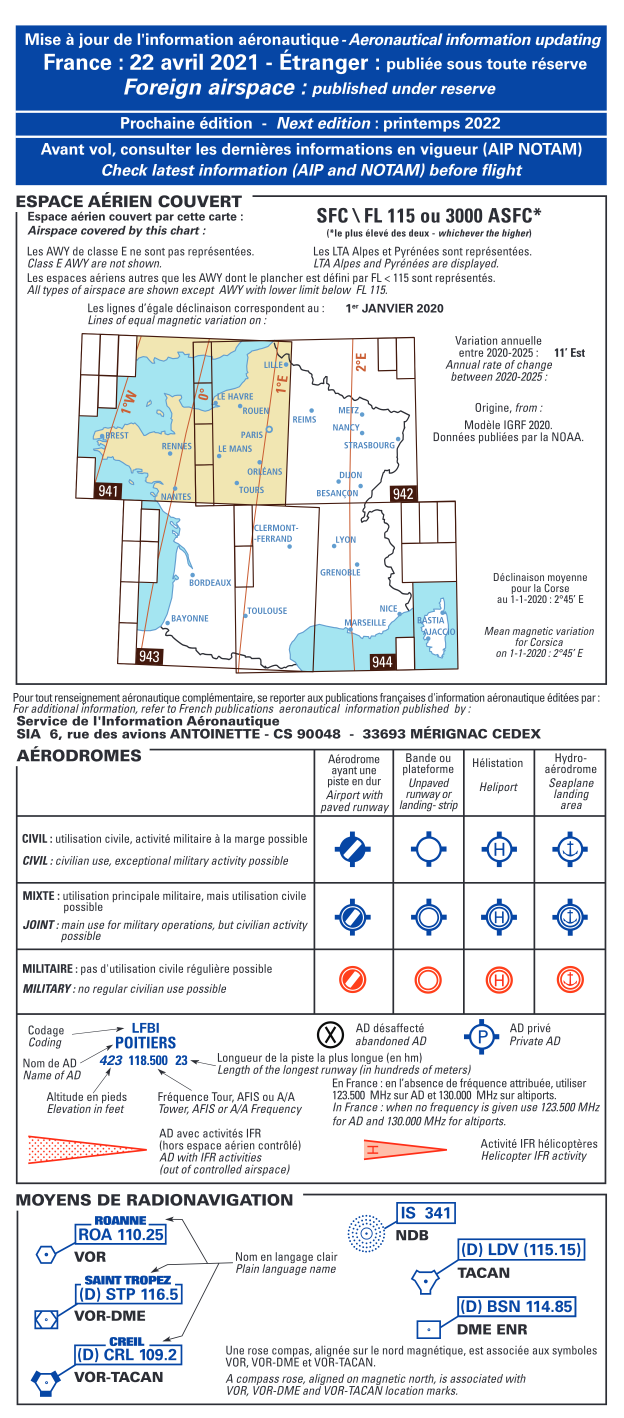
#> input picture test/oaci-extract/page1.png, 1871 x 4252 px (shown at 1/3 size)
$ python extract-symboles.py
#> lines starting #> are read from the running program, lines starting #| are printed output that depends on the picture; after the words box and inside, x2 and y2 are one past the last pixel; in counts of white or black regions, pixels touching at a corner belong together
"""Découpe les symboles aérodromes de la page 1 rendue (page1.png, échelle 6).
Voir README.md. Sortie : assets/oaci-symboles/*.png (transparents)."""
from PIL import Image
import os
img = Image.open(os.path.join(os.path.dirname(__file__), 'page1.png')).convert('L')
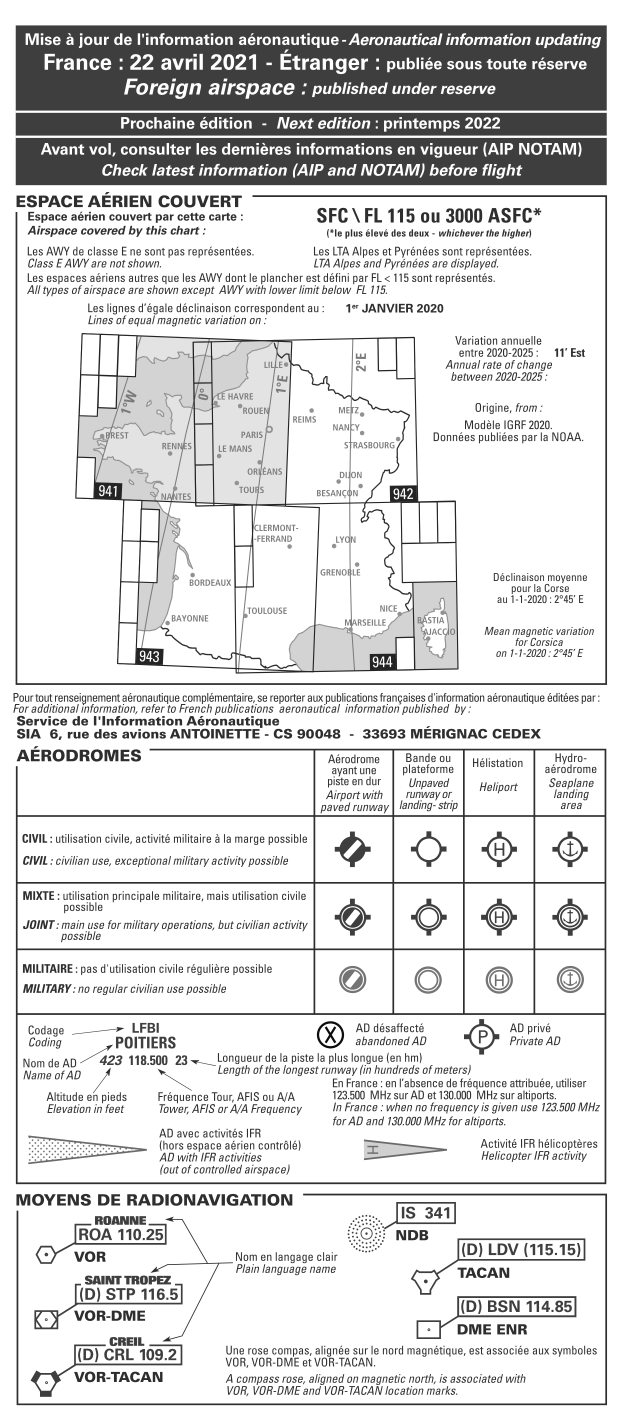
#> img: PIL image 1871x4252 L (shown at 1/3 size); min 13, max 255, mean 218.1
S = 6
W, H = img.size
#> W = 1871; H = 4252
OUT = os.path.join(os.path.dirname(__file__), '..', '..', 'assets', 'oaci-symboles')
os.makedirs(OUT, exist_ok=True)
WINDOWS = [
    ('piste-dur',      157.5, 374.6, 197.5, 382.2),
    ('bande',          194.5, 374.6, 231.5, 383.2),
    ('helistation',    230.5, 376.8, 266.5, 385.2),
    ('hydroaerodrome', 265.5, 374.6, 310.5, 383.2),
    ('civil-a',        236.5, 412.5, 262.5, 436.5),
    ('civil-b',        271.5, 412.5, 297.5, 436.5),
    ('mixte-a',        236.5, 446.0, 262.5, 470.5),
    ('mixte-b',        271.5, 446.0, 297.5, 470.5),
    ('militaire-a',    238.5, 480.0, 260.5, 500.5),
    ('militaire-b',    274.5, 480.0, 296.5, 500.5),
    ('desaffecte',     154.5, 506.5, 175.5, 527.5),
    ('prive',          228.5, 506.0, 253.5, 529.5),
    ('codage-symbole', 37.5,  519.5, 58.5,  533.5),
    ('ifr-ad',         23.0, 566.0, 75.5,  584.5),
    ('ifr-helico',     179.5, 566.5, 226.5, 582.5),
]
def crop_icon(x0, y0, x1, y1):
    box = img.crop((int(x0*S), int(y0*S), min(int(x1*S), W), min(int(y1*S), H)))
    bw = box.point(lambda v: 0 if v < 140 else 255)
    data = bw.load()
    w, h = bw.size
    def mostly(seq): return sum(1 for v in seq if v == 0) / max(1, len(seq)) > 0.92
    for y in [y for y in range(h) if mostly([data[x, y] for x in range(w)])]:
        for x in range(w): data[x, y] = 255
    for x in [x for x in range(w) if mostly([data[x, y] for y in range(h)])]:
        for y in range(h): data[x, y] = 255
    bbox = bw.point(lambda v: 255 - v).getbbox()
    if not bbox: return None, 0
    ink = sum(1 for y in range(bbox[1], bbox[3]) for x in range(bbox[0], bbox[2]) if data[x, y] == 0)
    gray = box.crop(bbox)
    alpha = gray.point(lambda v: max(0, min(255, int((200 - v) * 255 / 140))))
    noir = Image.new('L', gray.size, 20)
    return Image.merge('RGBA', (noir, noir, noir, alpha)), ink
for name, x0, y0, x1, y1 in WINDOWS:
    ic, ink = crop_icon(x0, y0, x1, y1)
    if ic is None or ink < 80:
        print(f'{name:16} VIDE/INSUFFISANT (encre={ink})'); continue
    ic.save(os.path.join(OUT, name + '.png'))
    print(f'{name:16} {ic.size[0]}x{ic.size[1]} px  encre={ink}')
#> this loop made 15 passes
#> (bbox in crop_icon, ink) on passes 1 to 12: ((0, 4, 238, 46), 1414), ((15, 4, 184, 52), 1060), ((36, 15, 184, 41), 1139), ((0, 0, 221, 52), 1579), ((26, 20, 132, 126), 2778), ((28, 20, 134, 126), 2742), ((24, 20, 132, 131), 3657), ((28, 20, 134, 131), 3553), ((26, 20, 107, 101), 2626), ((24, 18, 105, 99), 2562), ((13, 0, 105, 126), 2348), ((18, 0, 127, 128), 2755)
#| piste-dur        238x42 px  encre=1414
#| bande            169x48 px  encre=1060
#| helistation      148x26 px  encre=1139
#| hydroaerodrome   221x52 px  encre=1579
#| civil-a          106x106 px  encre=2778
#| civil-b          106x106 px  encre=2742
#| mixte-a          108x111 px  encre=3657
#| mixte-b          106x111 px  encre=3553
#> (further printed lines are left out)
#> pass 1, in crop_icon, `box = img.crop((int(x0*S), int(y0*S), min(int(x1*S), W), min(int(y1*S)..`:
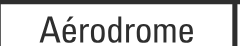
#> box: PIL image 240x46 L; min 46, max 255, mean 207.8
#> pass 1, in crop_icon, `bw = box.point(lambda v: 0 if v < 140 else 255)`:
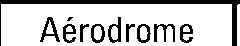
#> bw: PIL image 240x46 L; 78.5% white; 11 black regions (1 under 20 px), largest, box (x1, y1, x2, y2) and area: (0, 0, 240, 46) 1213, (40, 17, 60, 42) 175, (154, 24, 175, 42) 159
#> pass 1, in crop_icon, `gray = box.crop(bbox)`:
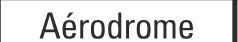
#> gray: PIL image 238x42 L; min 46, max 255, mean 222.9
#> pass 1, in crop_icon, `alpha = gray.point(lambda v: max(0, min(255, int((200 - v) * 255 / 140..`:
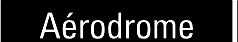
#> alpha: PIL image 238x42 L; min 0, max 255, mean 35
#> after the loop:
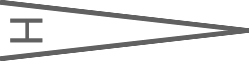
#> ic: PIL image 249x61 RGBA; mean R, G, B, A 20, 20, 20, 30.9; transparent parts drawn white
